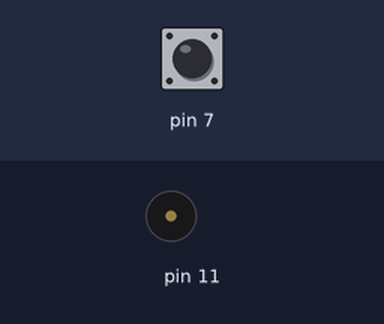
The sketch below on a simulated Arduino Uno, built with avr-gcc and run on an emulated ATmega328P. On the bench: buzzer (waves = sounding). Inputs (shaded band) come from the test bench; at power-on: pin 7 LOW.

Above: at 1.2 s.
1.3 s: pin 7 driven HIGH
4.3 s: pin 7 pulsed LOW 5 times (0.12 s each, 0.3 s apart)
8.8 s: pin 7 pulsed LOW 5 times (0.12 s each, 0.3 s apart)
Timing chart, 0 to 65.8 s (numbered marks = the images above; inputs shaded):
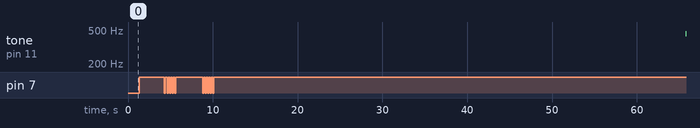

The sketch:

Buzzer.ino
```cpp
void setup() {
  // put your setup code here, to run once:
    pinMode(11, OUTPUT);
    pinMode(7,INPUT);
}

void loop() {
  // put your main code here, to run repeatedly:

  if(digitalRead(7)==HIGH){
    tone(11,450);
    digitalWrite(7,LOW);
    noTone(11);
  }
}
```
